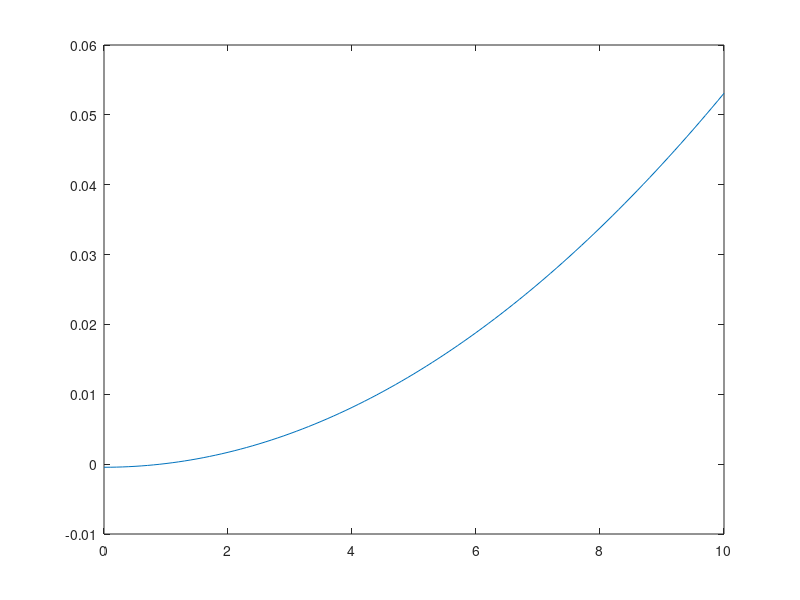

MATLAB code to generate this figure:
p1 = 0.00053537;
p2 = -8.1393e-018;
p3 = -0.00044699;
x=0:0.1:10;
y = p1*x.^2 + p2*x + p3;
angles=angle(x+j*y);
plot(x,y)